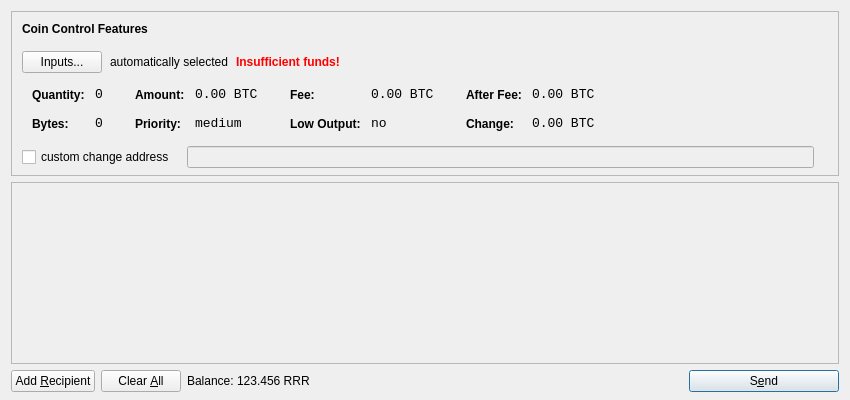
<?xml version="1.0" encoding="UTF-8"?>
<ui version="4.0">
 <class>SendCoinsDialog</class>
 <widget class="QDialog" name="SendCoinsDialog">
  <property name="geometry">
   <rect>
    <x>0</x>
    <y>0</y>
    <width>850</width>
    <height>400</height>
   </rect>
  </property>
  <property name="windowTitle">
   <string>Send Coins</string>
  </property>
  <layout class="QVBoxLayout" name="verticalLayout" stretch="0,1,0">
   <property name="bottomMargin">
    <number>8</number>
   </property>
   <item>
    <widget class="QFrame" name="frameCoinControl">
     <property name="sizePolicy">
      <sizepolicy hsizetype="Expanding" vsizetype="Expanding">
       <horstretch>0</horstretch>
       <verstretch>0</verstretch>
      </sizepolicy>
     </property>
     <property name="maximumSize">
      <size>
       <width>16777215</width>
       <height>16777215</height>
      </size>
     </property>
     <property name="frameShape">
      <enum>QFrame::StyledPanel</enum>
     </property>
     <property name="frameShadow">
      <enum>QFrame::Sunken</enum>
     </property>
     <layout class="QVBoxLayout" name="verticalLayoutCoinControl2">
      <property name="spacing">
       <number>-1</number>
      </property>
      <property name="leftMargin">
       <number>0</number>
      </property>
      <property name="topMargin">
       <number>0</number>
      </property>
      <property name="rightMargin">
       <number>0</number>
      </property>
      <property name="bottomMargin">
       <number>6</number>
      </property>
      <item>
       <layout class="QVBoxLayout" name="verticalLayoutCoinControl" stretch="0,0,0,0,1">
        <property name="spacing">
         <number>0</number>
        </property>
        <property name="leftMargin">
         <number>10</number>
        </property>
        <property name="topMargin">
         <number>10</number>
        </property>
        <item>
         <layout class="QHBoxLayout" name="horizontalLayoutCoinControl1">
          <property name="bottomMargin">
           <number>15</number>
          </property>
          <item>
           <widget class="QLabel" name="labelCoinControlFeatures">
            <property name="sizePolicy">
             <sizepolicy hsizetype="Preferred" vsizetype="Maximum">
              <horstretch>0</horstretch>
              <verstretch>0</verstretch>
             </sizepolicy>
            </property>
            <property name="font">
             <font>
              <weight>75</weight>
              <bold>true</bold>
             </font>
            </property>
            <property name="styleSheet">
             <string notr="true">font-weight:bold;</string>
            </property>
            <property name="text">
             <string>Coin Control Features</string>
            </property>
           </widget>
          </item>
         </layout>
        </item>
        <item>
         <layout class="QHBoxLayout" name="horizontalLayoutCoinControl2" stretch="0,0,0,0">
          <property name="spacing">
           <number>8</number>
          </property>
          <property name="bottomMargin">
           <number>10</number>
          </property>
          <item>
           <widget class="QPushButton" name="pushButtonCoinControl">
            <property name="styleSheet">
             <string notr="true"/>
            </property>
            <property name="text">
             <string>Inputs...</string>
            </property>
           </widget>
          </item>
          <item>
           <widget class="QLabel" name="labelCoinControlAutomaticallySelected">
            <property name="text">
             <string>automatically selected</string>
            </property>
            <property name="margin">
             <number>5</number>
            </property>
           </widget>
          </item>
          <item>
           <widget class="QLabel" name="labelCoinControlInsuffFunds">
            <property name="font">
             <font>
              <weight>75</weight>
              <bold>true</bold>
             </font>
            </property>
            <property name="styleSheet">
             <string notr="true">color:red;font-weight:bold;</string>
            </property>
            <property name="text">
             <string>Insufficient funds!</string>
            </property>
            <property name="margin">
             <number>5</number>
            </property>
           </widget>
          </item>
          <item>
           <spacer name="horizontalSpacerCoinControl">
            <property name="orientation">
             <enum>Qt::Horizontal</enum>
            </property>
            <property name="sizeHint" stdset="0">
             <size>
              <width>40</width>
              <height>1</height>
             </size>
            </property>
           </spacer>
          </item>
         </layout>
        </item>
        <item>
         <widget class="QWidget" name="widgetCoinControl" native="true">
          <property name="sizePolicy">
           <sizepolicy hsizetype="Preferred" vsizetype="Preferred">
            <horstretch>0</horstretch>
            <verstretch>0</verstretch>
           </sizepolicy>
          </property>
          <property name="minimumSize">
           <size>
            <width>0</width>
            <height>0</height>
           </size>
          </property>
          <property name="styleSheet">
           <string notr="true"/>
          </property>
          <layout class="QHBoxLayout" name="horizontalLayoutCoinControl5">
           <property name="margin">
            <number>0</number>
           </property>
           <item>
            <layout class="QHBoxLayout" name="horizontalLayoutCoinControl3" stretch="0,0,0,1">
             <property name="spacing">
              <number>20</number>
             </property>
             <property name="topMargin">
              <number>0</number>
             </property>
             <property name="bottomMargin">
              <number>10</number>
             </property>
             <item>
              <layout class="QFormLayout" name="formLayoutCoinControl1">
               <property name="horizontalSpacing">
                <number>10</number>
               </property>
               <property name="verticalSpacing">
                <number>14</number>
               </property>
               <property name="leftMargin">
                <number>10</number>
               </property>
               <property name="topMargin">
                <number>4</number>
               </property>
               <property name="rightMargin">
                <number>6</number>
               </property>
               <item row="0" column="0">
                <widget class="QLabel" name="labelCoinControlQuantityText">
                 <property name="styleSheet">
                  <string notr="true">font-weight:bold;</string>
                 </property>
                 <property name="text">
                  <string>Quantity:</string>
                 </property>
                 <property name="margin">
                  <number>0</number>
                 </property>
                </widget>
               </item>
               <item row="0" column="1">
                <widget class="QLabel" name="labelCoinControlQuantity">
                 <property name="font">
                  <font>
                   <family>Monospace</family>
                   <pointsize>10</pointsize>
                  </font>
                 </property>
                 <property name="cursor">
                  <cursorShape>IBeamCursor</cursorShape>
                 </property>
                 <property name="contextMenuPolicy">
                  <enum>Qt::ActionsContextMenu</enum>
                 </property>
                 <property name="text">
                  <string notr="true">0</string>
                 </property>
                 <property name="margin">
                  <number>0</number>
                 </property>
                 <property name="textInteractionFlags">
                  <set>Qt::LinksAccessibleByMouse|Qt::TextSelectableByKeyboard|Qt::TextSelectableByMouse</set>
                 </property>
                </widget>
               </item>
               <item row="1" column="0">
                <widget class="QLabel" name="labelCoinControlBytesText">
                 <property name="styleSheet">
                  <string notr="true">font-weight:bold;</string>
                 </property>
                 <property name="text">
                  <string>Bytes:</string>
                 </property>
                </widget>
               </item>
               <item row="1" column="1">
                <widget class="QLabel" name="labelCoinControlBytes">
                 <property name="font">
                  <font>
                   <family>Monospace</family>
                   <pointsize>10</pointsize>
                  </font>
                 </property>
                 <property name="cursor">
                  <cursorShape>IBeamCursor</cursorShape>
                 </property>
                 <property name="contextMenuPolicy">
                  <enum>Qt::ActionsContextMenu</enum>
                 </property>
                 <property name="text">
                  <string notr="true">0</string>
                 </property>
                 <property name="textInteractionFlags">
                  <set>Qt::LinksAccessibleByMouse|Qt::TextSelectableByKeyboard|Qt::TextSelectableByMouse</set>
                 </property>
                </widget>
               </item>
              </layout>
             </item>
             <item>
              <layout class="QFormLayout" name="formLayoutCoinControl2">
               <property name="horizontalSpacing">
                <number>10</number>
               </property>
               <property name="verticalSpacing">
                <number>14</number>
               </property>
               <property name="leftMargin">
                <number>6</number>
               </property>
               <property name="topMargin">
                <number>4</number>
               </property>
               <property name="rightMargin">
                <number>6</number>
               </property>
               <item row="0" column="0">
                <widget class="QLabel" name="labelCoinControlAmountText">
                 <property name="styleSheet">
                  <string notr="true">font-weight:bold;</string>
                 </property>
                 <property name="text">
                  <string>Amount:</string>
                 </property>
                 <property name="margin">
                  <number>0</number>
                 </property>
                </widget>
               </item>
               <item row="0" column="1">
                <widget class="QLabel" name="labelCoinControlAmount">
                 <property name="font">
                  <font>
                   <family>Monospace</family>
                   <pointsize>10</pointsize>
                  </font>
                 </property>
                 <property name="cursor">
                  <cursorShape>IBeamCursor</cursorShape>
                 </property>
                 <property name="contextMenuPolicy">
                  <enum>Qt::ActionsContextMenu</enum>
                 </property>
                 <property name="text">
                  <string notr="true">0.00 BTC</string>
                 </property>
                 <property name="textInteractionFlags">
                  <set>Qt::LinksAccessibleByMouse|Qt::TextSelectableByKeyboard|Qt::TextSelectableByMouse</set>
                 </property>
                </widget>
               </item>
               <item row="1" column="0">
                <widget class="QLabel" name="labelCoinControlPriorityText">
                 <property name="styleSheet">
                  <string notr="true">font-weight:bold;</string>
                 </property>
                 <property name="text">
                  <string>Priority:</string>
                 </property>
                </widget>
               </item>
               <item row="1" column="1">
                <widget class="QLabel" name="labelCoinControlPriority">
                 <property name="font">
                  <font>
                   <family>Monospace</family>
                   <pointsize>10</pointsize>
                  </font>
                 </property>
                 <property name="cursor">
                  <cursorShape>IBeamCursor</cursorShape>
                 </property>
                 <property name="contextMenuPolicy">
                  <enum>Qt::ActionsContextMenu</enum>
                 </property>
                 <property name="text">
                  <string>medium</string>
                 </property>
                 <property name="textInteractionFlags">
                  <set>Qt::LinksAccessibleByMouse|Qt::TextSelectableByKeyboard|Qt::TextSelectableByMouse</set>
                 </property>
                </widget>
               </item>
              </layout>
             </item>
             <item>
              <layout class="QFormLayout" name="formLayoutCoinControl3">
               <property name="horizontalSpacing">
                <number>10</number>
               </property>
               <property name="verticalSpacing">
                <number>14</number>
               </property>
               <property name="leftMargin">
                <number>6</number>
               </property>
               <property name="topMargin">
                <number>4</number>
               </property>
               <property name="rightMargin">
                <number>6</number>
               </property>
               <item row="0" column="0">
                <widget class="QLabel" name="labelCoinControlFeeText">
                 <property name="styleSheet">
                  <string notr="true">font-weight:bold;</string>
                 </property>
                 <property name="text">
                  <string>Fee:</string>
                 </property>
                 <property name="margin">
                  <number>0</number>
                 </property>
                </widget>
               </item>
               <item row="0" column="1">
                <widget class="QLabel" name="labelCoinControlFee">
                 <property name="font">
                  <font>
                   <family>Monospace</family>
                   <pointsize>10</pointsize>
                  </font>
                 </property>
                 <property name="cursor">
                  <cursorShape>IBeamCursor</cursorShape>
                 </property>
                 <property name="contextMenuPolicy">
                  <enum>Qt::ActionsContextMenu</enum>
                 </property>
                 <property name="text">
                  <string notr="true">0.00 BTC</string>
                 </property>
                 <property name="textInteractionFlags">
                  <set>Qt::LinksAccessibleByMouse|Qt::TextSelectableByKeyboard|Qt::TextSelectableByMouse</set>
                 </property>
                </widget>
               </item>
               <item row="1" column="0">
                <widget class="QLabel" name="labelCoinControlLowOutputText">
                 <property name="styleSheet">
                  <string notr="true">font-weight:bold;</string>
                 </property>
                 <property name="text">
                  <string>Low Output:</string>
                 </property>
                </widget>
               </item>
               <item row="1" column="1">
                <widget class="QLabel" name="labelCoinControlLowOutput">
                 <property name="font">
                  <font>
                   <family>Monospace</family>
                   <pointsize>10</pointsize>
                  </font>
                 </property>
                 <property name="cursor">
                  <cursorShape>IBeamCursor</cursorShape>
                 </property>
                 <property name="contextMenuPolicy">
                  <enum>Qt::ActionsContextMenu</enum>
                 </property>
                 <property name="text">
                  <string>no</string>
                 </property>
                 <property name="textInteractionFlags">
                  <set>Qt::LinksAccessibleByMouse|Qt::TextSelectableByKeyboard|Qt::TextSelectableByMouse</set>
                 </property>
                </widget>
               </item>
              </layout>
             </item>
             <item>
              <layout class="QFormLayout" name="formLayoutCoinControl4">
               <property name="horizontalSpacing">
                <number>10</number>
               </property>
               <property name="verticalSpacing">
                <number>14</number>
               </property>
               <property name="leftMargin">
                <number>6</number>
               </property>
               <property name="topMargin">
                <number>4</number>
               </property>
               <property name="rightMargin">
                <number>6</number>
               </property>
               <item row="0" column="0">
                <widget class="QLabel" name="labelCoinControlAfterFeeText">
                 <property name="styleSheet">
                  <string notr="true">font-weight:bold;</string>
                 </property>
                 <property name="text">
                  <string>After Fee:</string>
                 </property>
                 <property name="margin">
                  <number>0</number>
                 </property>
                </widget>
               </item>
               <item row="0" column="1">
                <widget class="QLabel" name="labelCoinControlAfterFee">
                 <property name="font">
                  <font>
                   <family>Monospace</family>
                   <pointsize>10</pointsize>
                  </font>
                 </property>
                 <property name="cursor">
                  <cursorShape>IBeamCursor</cursorShape>
                 </property>
                 <property name="contextMenuPolicy">
                  <enum>Qt::ActionsContextMenu</enum>
                 </property>
                 <property name="text">
                  <string notr="true">0.00 BTC</string>
                 </property>
                 <property name="textInteractionFlags">
                  <set>Qt::LinksAccessibleByMouse|Qt::TextSelectableByKeyboard|Qt::TextSelectableByMouse</set>
                 </property>
                </widget>
               </item>
               <item row="1" column="0">
                <widget class="QLabel" name="labelCoinControlChangeText">
                 <property name="styleSheet">
                  <string notr="true">font-weight:bold;</string>
                 </property>
                 <property name="text">
                  <string>Change:</string>
                 </property>
                </widget>
               </item>
               <item row="1" column="1">
                <widget class="QLabel" name="labelCoinControlChange">
                 <property name="font">
                  <font>
                   <family>Monospace</family>
                   <pointsize>10</pointsize>
                  </font>
                 </property>
                 <property name="cursor">
                  <cursorShape>IBeamCursor</cursorShape>
                 </property>
                 <property name="contextMenuPolicy">
                  <enum>Qt::ActionsContextMenu</enum>
                 </property>
                 <property name="text">
                  <string notr="true">0.00 BTC</string>
                 </property>
                 <property name="textInteractionFlags">
                  <set>Qt::LinksAccessibleByMouse|Qt::TextSelectableByKeyboard|Qt::TextSelectableByMouse</set>
                 </property>
                </widget>
               </item>
              </layout>
             </item>
            </layout>
           </item>
          </layout>
         </widget>
        </item>
        <item>
         <layout class="QHBoxLayout" name="horizontalLayoutCoinControl4" stretch="0,0,0">
          <property name="spacing">
           <number>12</number>
          </property>
          <property name="sizeConstraint">
           <enum>QLayout::SetDefaultConstraint</enum>
          </property>
          <property name="topMargin">
           <number>5</number>
          </property>
          <property name="rightMargin">
           <number>5</number>
          </property>
          <item>
           <widget class="QCheckBox" name="checkBoxCoinControlChange">
            <property name="text">
             <string>custom change address</string>
            </property>
           </widget>
          </item>
          <item>
           <widget class="QLineEdit" name="lineEditCoinControlChange">
            <property name="enabled">
             <bool>false</bool>
            </property>
            <property name="sizePolicy">
             <sizepolicy hsizetype="Expanding" vsizetype="Fixed">
              <horstretch>0</horstretch>
              <verstretch>0</verstretch>
             </sizepolicy>
            </property>
           </widget>
          </item>
          <item>
           <widget class="QLabel" name="labelCoinControlChangeLabel">
            <property name="sizePolicy">
             <sizepolicy hsizetype="Preferred" vsizetype="Expanding">
              <horstretch>0</horstretch>
              <verstretch>0</verstretch>
             </sizepolicy>
            </property>
            <property name="minimumSize">
             <size>
              <width>0</width>
              <height>0</height>
             </size>
            </property>
            <property name="text">
             <string/>
            </property>
            <property name="margin">
             <number>3</number>
            </property>
           </widget>
          </item>
         </layout>
        </item>
        <item>
         <spacer name="verticalSpacerCoinControl">
          <property name="orientation">
           <enum>Qt::Vertical</enum>
          </property>
          <property name="sizeHint" stdset="0">
           <size>
            <width>800</width>
            <height>1</height>
           </size>
          </property>
         </spacer>
        </item>
       </layout>
      </item>
     </layout>
    </widget>
   </item>
   <item>
    <widget class="QScrollArea" name="scrollArea">
     <property name="widgetResizable">
      <bool>true</bool>
     </property>
     <widget class="QWidget" name="scrollAreaWidgetContents">
      <property name="geometry">
       <rect>
        <x>0</x>
        <y>0</y>
        <width>830</width>
        <height>165</height>
       </rect>
      </property>
      <layout class="QVBoxLayout" name="verticalLayout_2">
       <property name="margin">
        <number>0</number>
       </property>
       <item>
        <layout class="QVBoxLayout" name="entries">
         <property name="spacing">
          <number>6</number>
         </property>
        </layout>
       </item>
       <item>
        <spacer name="verticalSpacer">
         <property name="orientation">
          <enum>Qt::Vertical</enum>
         </property>
         <property name="sizeHint" stdset="0">
          <size>
           <width>20</width>
           <height>40</height>
          </size>
         </property>
        </spacer>
       </item>
      </layout>
     </widget>
    </widget>
   </item>
   <item>
    <layout class="QHBoxLayout" name="horizontalLayout">
     <item>
      <widget class="QPushButton" name="addButton">
       <property name="toolTip">
        <string>Send to multiple recipients at once</string>
       </property>
       <property name="text">
        <string>Add &amp;Recipient</string>
       </property>
       <property name="icon">
        <iconset resource="../bitcoin.qrc">
         <normaloff>:/icons/add</normaloff>:/icons/add</iconset>
       </property>
       <property name="autoDefault">
        <bool>false</bool>
       </property>
      </widget>
     </item>
     <item>
      <widget class="QPushButton" name="clearButton">
       <property name="sizePolicy">
        <sizepolicy hsizetype="Minimum" vsizetype="Fixed">
         <horstretch>0</horstretch>
         <verstretch>0</verstretch>
        </sizepolicy>
       </property>
       <property name="toolTip">
        <string>Remove all transaction fields</string>
       </property>
       <property name="text">
        <string>Clear &amp;All</string>
       </property>
       <property name="icon">
        <iconset resource="../bitcoin.qrc">
         <normaloff>:/icons/remove</normaloff>:/icons/remove</iconset>
       </property>
       <property name="autoRepeatDelay">
        <number>300</number>
       </property>
       <property name="autoDefault">
        <bool>false</bool>
       </property>
      </widget>
     </item>
     <item>
      <layout class="QHBoxLayout" name="horizontalLayout_2">
       <property name="spacing">
        <number>3</number>
       </property>
       <item>
        <widget class="QLabel" name="label">
         <property name="text">
          <string>Balance:</string>
         </property>
        </widget>
       </item>
       <item>
        <widget class="QLabel" name="labelBalance">
         <property name="cursor">
          <cursorShape>IBeamCursor</cursorShape>
         </property>
         <property name="text">
          <string>123.456 RRR</string>
         </property>
         <property name="textInteractionFlags">
          <set>Qt::LinksAccessibleByMouse|Qt::TextSelectableByKeyboard|Qt::TextSelectableByMouse</set>
         </property>
        </widget>
       </item>
      </layout>
     </item>
     <item>
      <spacer name="horizontalSpacer">
       <property name="orientation">
        <enum>Qt::Horizontal</enum>
       </property>
       <property name="sizeHint" stdset="0">
        <size>
         <width>40</width>
         <height>20</height>
        </size>
       </property>
      </spacer>
     </item>
     <item>
      <widget class="QPushButton" name="sendButton">
       <property name="minimumSize">
        <size>
         <width>150</width>
         <height>0</height>
        </size>
       </property>
       <property name="toolTip">
        <string>Confirm the send action</string>
       </property>
       <property name="text">
        <string>S&amp;end</string>
       </property>
       <property name="icon">
        <iconset resource="../bitcoin.qrc">
         <normaloff>:/icons/send</normaloff>:/icons/send</iconset>
       </property>
       <property name="default">
        <bool>true</bool>
       </property>
      </widget>
     </item>
    </layout>
   </item>
  </layout>
 </widget>
 <resources>
  <include location="../bitcoin.qrc"/>
 </resources>
 <connections/>
</ui>
